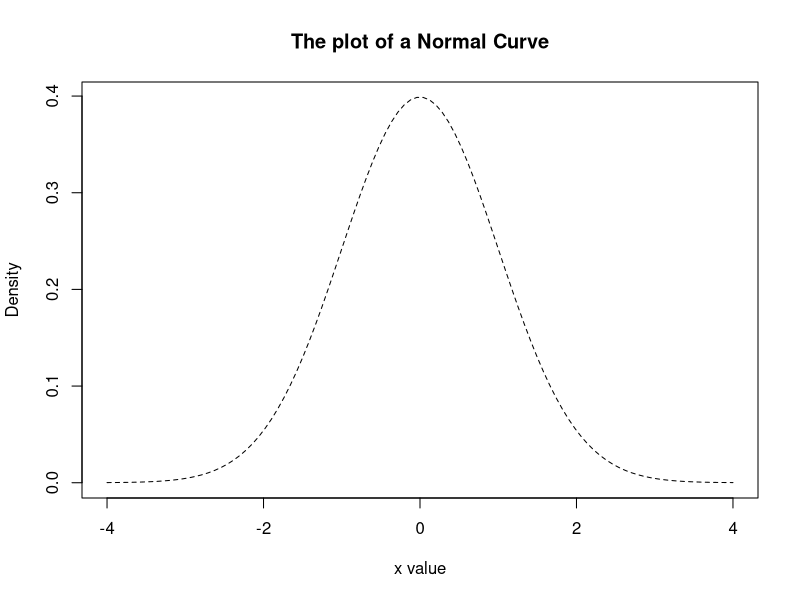

Write R code to recreate this figure.
## ---- chunk 1
x <- seq(-4, 4, length=100)
hx <- dnorm(x)
plot(x, hx, type="l", lty=2, xlab="x value",
  ylab="Density", main="The plot of a Normal Curve")
## ---- chunk 2

